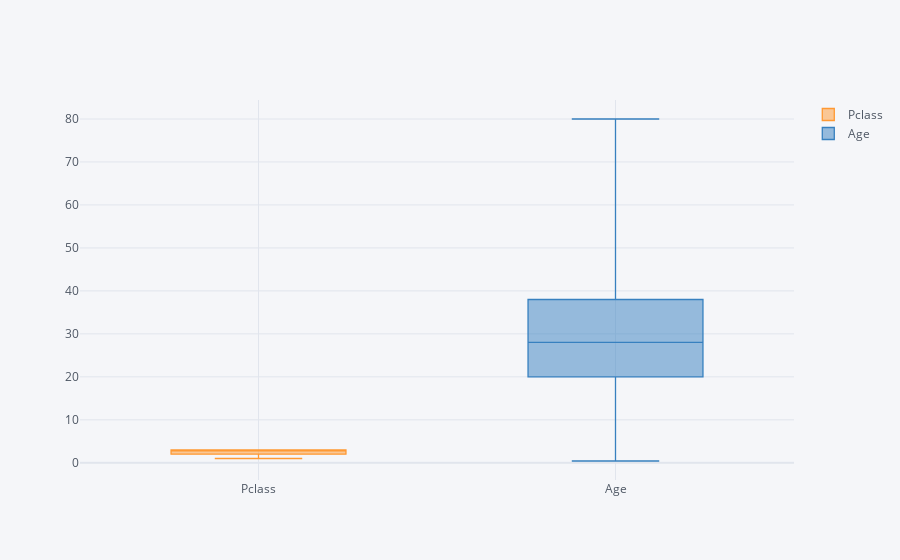

Write notebook code for a chart like this one.
### Code cell
titanic[['Pclass','Age']].iplot(kind='box')

### Figure 1 — Plotly figure (JSON) as saved in the notebook; plotly's stock layout.template omitted (floating-point values rounded to 4 significant figures; data arrays with more than 128 entries replaced by an {"elided": "..."} marker saying what was removed)
{"data": [{"boxpoints": false, "line": {"width": 1.3}, "marker": {"color": "rgba(255, 153, 51, 1.0)"}, "name": "Pclass", "orientation": "v", "type": "box", "y": {"elided": "891 int values"}}, {"boxpoints": false, "line": {"width": 1.3}, "marker": {"color": "rgba(55, 128, 191, 1.0)"}, "name": "Age", "orientation": "v", "type": "box", "y": {"elided": "891 float values"}}], "layout": {"legend": {"bgcolor": "#F5F6F9", "font": {"color": "#4D5663"}}, "paper_bgcolor": "#F5F6F9", "plot_bgcolor": "#F5F6F9", "title": {"font": {"color": "#4D5663"}}, "xaxis": {"gridcolor": "#E1E5ED", "showgrid": true, "tickfont": {"color": "#4D5663"}, "title": {"font": {"color": "#4D5663"}, "text": ""}, "zerolinecolor": "#E1E5ED"}, "yaxis": {"gridcolor": "#E1E5ED", "showgrid": true, "tickfont": {"color": "#4D5663"}, "title": {"font": {"color": "#4D5663"}, "text": ""}, "zerolinecolor": "#E1E5ED"}}}
